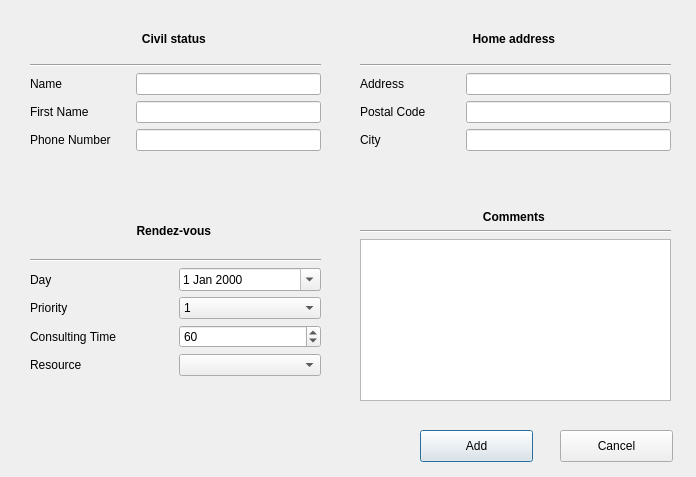
<?xml version="1.0" encoding="UTF-8"?>
<ui version="4.0">
 <class>AddingCustomer</class>
 <widget class="QDialog" name="AddingCustomer">
  <property name="geometry">
   <rect>
    <x>0</x>
    <y>0</y>
    <width>696</width>
    <height>477</height>
   </rect>
  </property>
  <property name="windowTitle">
   <string>New Customer</string>
  </property>
  <widget class="QWidget" name="gridLayoutWidget">
   <property name="geometry">
    <rect>
     <x>30</x>
     <y>20</y>
     <width>291</width>
     <height>131</height>
    </rect>
   </property>
   <layout class="QGridLayout" name="layoutCivilStatus" rowstretch="0,0,0,0,0" columnstretch="0,0" columnminimumwidth="100,0">
    <item row="4" column="0">
     <widget class="QLabel" name="phoneNumber">
      <property name="text">
       <string>Phone Number</string>
      </property>
     </widget>
    </item>
    <item row="3" column="1">
     <widget class="QLineEdit" name="editFirstName">
      <property name="inputMask">
       <string/>
      </property>
     </widget>
    </item>
    <item row="2" column="1">
     <widget class="QLineEdit" name="editName">
      <property name="inputMask">
       <string/>
      </property>
      <property name="text">
       <string/>
      </property>
     </widget>
    </item>
    <item row="3" column="0">
     <widget class="QLabel" name="firstName">
      <property name="text">
       <string>First Name</string>
      </property>
     </widget>
    </item>
    <item row="2" column="0">
     <widget class="QLabel" name="name">
      <property name="text">
       <string>Name</string>
      </property>
     </widget>
    </item>
    <item row="4" column="1">
     <widget class="QLineEdit" name="editPhoneNumber"/>
    </item>
    <item row="0" column="0" colspan="2">
     <widget class="QLabel" name="civilStatus">
      <property name="text">
       <string>&lt;b&gt; Civil status &lt;/b&gt;</string>
      </property>
      <property name="textFormat">
       <enum>Qt::AutoText</enum>
      </property>
      <property name="alignment">
       <set>Qt::AlignCenter</set>
      </property>
     </widget>
    </item>
    <item row="1" column="0" colspan="2">
     <widget class="Line" name="line">
      <property name="orientation">
       <enum>Qt::Horizontal</enum>
      </property>
     </widget>
    </item>
   </layout>
   <zorder>name</zorder>
   <zorder>firstName</zorder>
   <zorder>line</zorder>
   <zorder>editFirstName</zorder>
   <zorder>civilStatus</zorder>
   <zorder>phoneNumber</zorder>
   <zorder>editPhoneNumber</zorder>
   <zorder>editName</zorder>
  </widget>
  <widget class="QWidget" name="gridLayoutWidget_2">
   <property name="geometry">
    <rect>
     <x>360</x>
     <y>20</y>
     <width>311</width>
     <height>131</height>
    </rect>
   </property>
   <layout class="QGridLayout" name="layoutAddress" columnminimumwidth="100,0">
    <item row="4" column="1">
     <widget class="QLineEdit" name="editPostalCode"/>
    </item>
    <item row="2" column="1">
     <widget class="QLineEdit" name="editAddress"/>
    </item>
    <item row="2" column="0">
     <widget class="QLabel" name="adress">
      <property name="text">
       <string>Address</string>
      </property>
     </widget>
    </item>
    <item row="4" column="0">
     <widget class="QLabel" name="postalCode">
      <property name="text">
       <string>Postal Code</string>
      </property>
     </widget>
    </item>
    <item row="5" column="0">
     <widget class="QLabel" name="city">
      <property name="text">
       <string>City</string>
      </property>
     </widget>
    </item>
    <item row="5" column="1">
     <widget class="QLineEdit" name="editCity"/>
    </item>
    <item row="0" column="0" colspan="2">
     <widget class="QLabel" name="homeAddress">
      <property name="text">
       <string>&lt;b&gt; Home address &lt;/b&gt;</string>
      </property>
      <property name="alignment">
       <set>Qt::AlignCenter</set>
      </property>
     </widget>
    </item>
    <item row="1" column="0" colspan="2">
     <widget class="Line" name="line_2">
      <property name="orientation">
       <enum>Qt::Horizontal</enum>
      </property>
     </widget>
    </item>
   </layout>
  </widget>
  <widget class="QWidget" name="gridLayoutWidget_3">
   <property name="geometry">
    <rect>
     <x>30</x>
     <y>210</y>
     <width>291</width>
     <height>166</height>
    </rect>
   </property>
   <layout class="QGridLayout" name="layoutRendezVous">
    <item row="4" column="1">
     <widget class="QSpinBox" name="editConsultingTime">
      <property name="maximum">
       <number>9999</number>
      </property>
      <property name="value">
       <number>60</number>
      </property>
     </widget>
    </item>
    <item row="2" column="0">
     <widget class="QLabel" name="dayRendezVous">
      <property name="text">
       <string>Day</string>
      </property>
     </widget>
    </item>
    <item row="0" column="0" colspan="2">
     <widget class="QLabel" name="rendezVous">
      <property name="text">
       <string>&lt;b&gt; Rendez-vous &lt;/b&gt;</string>
      </property>
      <property name="alignment">
       <set>Qt::AlignCenter</set>
      </property>
     </widget>
    </item>
    <item row="3" column="1">
     <widget class="QComboBox" name="priorityList">
      <property name="minimumContentsLength">
       <number>0</number>
      </property>
      <item>
       <property name="text">
        <string>1</string>
       </property>
      </item>
      <item>
       <property name="text">
        <string>2</string>
       </property>
      </item>
      <item>
       <property name="text">
        <string>3</string>
       </property>
      </item>
      <item>
       <property name="text">
        <string>4</string>
       </property>
      </item>
      <item>
       <property name="text">
        <string>5</string>
       </property>
      </item>
     </widget>
    </item>
    <item row="4" column="0">
     <widget class="QLabel" name="consultingTime">
      <property name="text">
       <string>Consulting Time</string>
      </property>
     </widget>
    </item>
    <item row="3" column="0">
     <widget class="QLabel" name="priority">
      <property name="text">
       <string>Priority</string>
      </property>
     </widget>
    </item>
    <item row="2" column="1">
     <widget class="QDateEdit" name="editDate">
      <property name="calendarPopup">
       <bool>true</bool>
      </property>
     </widget>
    </item>
    <item row="1" column="0" colspan="2">
     <widget class="Line" name="line_3">
      <property name="orientation">
       <enum>Qt::Horizontal</enum>
      </property>
     </widget>
    </item>
    <item row="5" column="0">
     <widget class="QLabel" name="label">
      <property name="text">
       <string>Resource</string>
      </property>
     </widget>
    </item>
    <item row="5" column="1">
     <widget class="QComboBox" name="resourcesList"/>
    </item>
   </layout>
  </widget>
  <widget class="QWidget" name="gridLayoutWidget_4">
   <property name="geometry">
    <rect>
     <x>360</x>
     <y>210</y>
     <width>311</width>
     <height>191</height>
    </rect>
   </property>
   <layout class="QGridLayout" name="layoutComments">
    <item row="0" column="0">
     <widget class="QLabel" name="comments">
      <property name="text">
       <string>&lt;b&gt; Comments &lt;/b&gt;</string>
      </property>
      <property name="alignment">
       <set>Qt::AlignCenter</set>
      </property>
     </widget>
    </item>
    <item row="1" column="0">
     <widget class="Line" name="line_4">
      <property name="orientation">
       <enum>Qt::Horizontal</enum>
      </property>
     </widget>
    </item>
    <item row="2" column="0">
     <widget class="QTextEdit" name="editComments"/>
    </item>
   </layout>
  </widget>
  <widget class="QPushButton" name="add">
   <property name="geometry">
    <rect>
     <x>420</x>
     <y>430</y>
     <width>113</width>
     <height>32</height>
    </rect>
   </property>
   <property name="text">
    <string>Add</string>
   </property>
  </widget>
  <widget class="QPushButton" name="cancel">
   <property name="geometry">
    <rect>
     <x>560</x>
     <y>430</y>
     <width>113</width>
     <height>32</height>
    </rect>
   </property>
   <property name="text">
    <string>Cancel</string>
   </property>
  </widget>
 </widget>
 <tabstops>
  <tabstop>editName</tabstop>
  <tabstop>editFirstName</tabstop>
  <tabstop>editPhoneNumber</tabstop>
  <tabstop>editAddress</tabstop>
  <tabstop>editPostalCode</tabstop>
  <tabstop>editCity</tabstop>
  <tabstop>editDate</tabstop>
  <tabstop>priorityList</tabstop>
  <tabstop>editComments</tabstop>
  <tabstop>cancel</tabstop>
  <tabstop>add</tabstop>
 </tabstops>
 <resources/>
 <connections/>
</ui>
